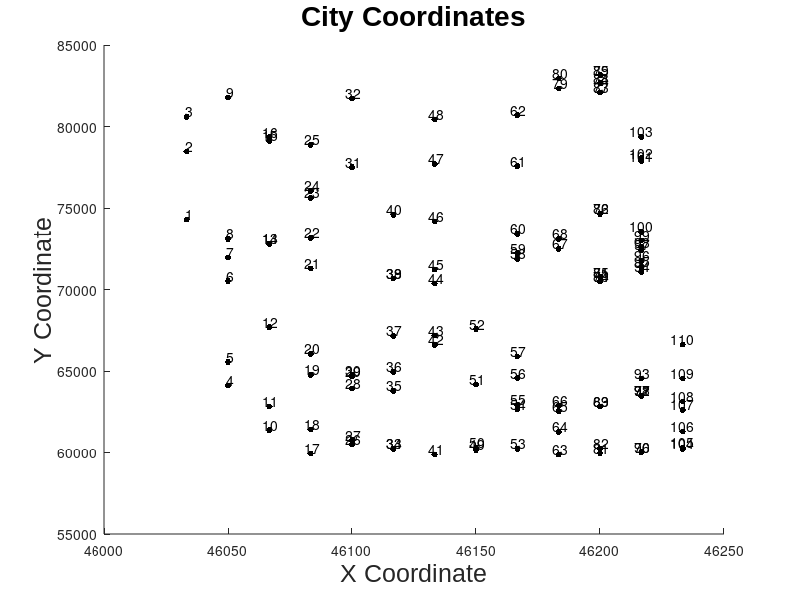

The MATLAB source for this figure: (Note: this script raises an error after producing the figure.)
clc; clear; close all;
%t=cputime;
tic;
cC = load('EUC_2D_110.txt');
numCities = size(cC,1);
x=cC(1:numCities, 1);
y=cC(1:numCities, 2);
x(numCities+1)=cC(1,1);
y(numCities+1)=cC(1,2);
figure
hold on
plot(x',y','.k','MarkerSize',14)
labels = cellstr( num2str([1:numCities]') );  %' # labels correspond to their order
text(x(1:numCities)', y(1:numCities)', labels, 'VerticalAlignment','bottom', ...
                             'HorizontalAlignment','center');
ylabel('Y Coordinate', 'fontsize', 18, 'fontname', 'Arial');
xlabel('X Coordinate', 'fontsize', 18, 'fontname', 'Arial');
title('City Coordinates', 'fontsize', 20, 'fontname', 'Arial');

numCoolingLoops = 2000;
numEquilbriumLoops = 10000;
pStart = 0.1;        % Probability of accepting worse solution at the start
pEnd = 0.00001;        % Probability of accepting worse solution at the end
tStart = -1.0/log(pStart); % Initial temperature
tEnd = -1.0/log(pEnd);     % Final temperature
frac = (tEnd/tStart)^(1.0/(numCoolingLoops-1.0));% Fractional reduction per cycle
cityRoute_i = randperm(numCities); % Get initial route
cityRoute_b = cityRoute_i;
cityRoute_j = cityRoute_i;
cityRoute_o = cityRoute_i;
% Initial distances
D_j = computeEUCDistance(numCities, cC, cityRoute_i);
D_o = D_j; D_b = D_j; D(1) = D_j;
numAcceptedSolutions = 1.0;
tCurrent = tStart;         % Current temperature = initial temperature
DeltaE_avg = 0.0;   % DeltaE Average
for i=1:numCoolingLoops
%     disp(['Cycle: ',num2str(i),' starting temperature: ',num2str(tCurrent)])
    for j=1:numEquilbriumLoops
        cityRoute_j = perturbRoute(numCities, cityRoute_b);
        D_j = computeEUCDistance(numCities, cC, cityRoute_j);
        DeltaE = abs(D_j-D_b);
        if (D_j > D_b) % objective function is worse
            if (i==1 && j==1) DeltaE_avg = DeltaE; end
            p = exp(-DeltaE/(DeltaE_avg * tCurrent));
            if (p > rand()) accept = true; else accept = false; end
        else accept = true; % objective function is better
        end
        if (accept==true)
            cityRoute_b = cityRoute_j;
            D_b = D_j;
            numAcceptedSolutions = numAcceptedSolutions + 1.0;
            DeltaE_avg = (DeltaE_avg * (numAcceptedSolutions-1.0) + ... 
                                            DeltaE) / numAcceptedSolutions;
        end
    end
    tCurrent = frac * tCurrent; % Lower the temperature for next cycle
    cityRoute_o = cityRoute_b;  % Update optimal route at each cycle
    D(i+1) = D_b; %record the route distance for each temperature setting
    D_o = D_b; % Update optimal distance
end
% print solution
disp(['Best solution: ',num2str(cityRoute_o)])
% Compute distance
D_b=0; cR = cityRoute_o;
for i=1:numCities-1
	D_b = D_b + sqrt((cC(cR(i),1)-cC(cR(i+1),1))^2 + (cC(cR(i),2)-cC(cR(i+1),2))^2);
end
D_b = D_b + sqrt((cC(cR(numCities),1)-cC(cR(1),1))^2 + (cC(cR(numCities),2)-cC(cR(1),2))^2);
disp(['Best algo   objective: ',num2str(D_b)])
disp(['Best global objective: ',num2str(D_o)])

%Save city route to file
fileID = fopen('BestCR.txt','w');
fprintf(fileID,'%6.2f\n',cR);
fclose(fileID);

hold off
figure
set(0, 'defaultaxesfontname', 'Arial');
set(0, 'defaultaxesfontsize', 14);
plot(D,'r.-')
ylabel('Distance', 'fontsize', 14, 'fontname', 'Arial');
xlabel('Route Number', 'fontsize', 14, 'fontname', 'Arial');
title('Distance vs Route Number', 'fontsize', 16, 'fontname', 'Arial');


for i=1:numCities
    x(i)=cC(cR(i),1);
    y(i)=cC(cR(i),2);
end
x(numCities+1)=cC(cR(1),1);
y(numCities+1)=cC(cR(1),2);
figure
hold on
plot(x',y',...
    'r',...
    'LineWidth',1,...
    'MarkerSize',8,...
    'MarkerEdgeColor','b',...
    'MarkerFaceColor',[1.0,1.0,1.0])
plot(x(1),y(1),...
    'r',...
    'LineWidth',1,...
    'MarkerSize',8,...
    'MarkerEdgeColor','b',...
    'MarkerFaceColor',[1.0,0.0,0.0])
labels = cellstr( num2str([1:numCities]') );  %' # labels correspond to their order
text(x(1:numCities)', y(1:numCities)', labels, 'VerticalAlignment','middle', ...
                             'HorizontalAlignment','center')

%plot(x',y','MarkerSize',24)
ylabel('Y Coordinate', 'fontsize', 18, 'fontname', 'Arial');
xlabel('X Coordinate', 'fontsize', 18, 'fontname', 'Arial');
title('Best City Route', 'fontsize', 20, 'fontname', 'Arial');
%fprintf('Total CPU time: %.2f s\n',cputime-t);
endTime = toc
fprintf('Total time: %d minutes and %.1f seconds\n', floor(endTime/60), rem(endTime,60));
%fprintf('Total Clock time: %.2f s\n',toc);


